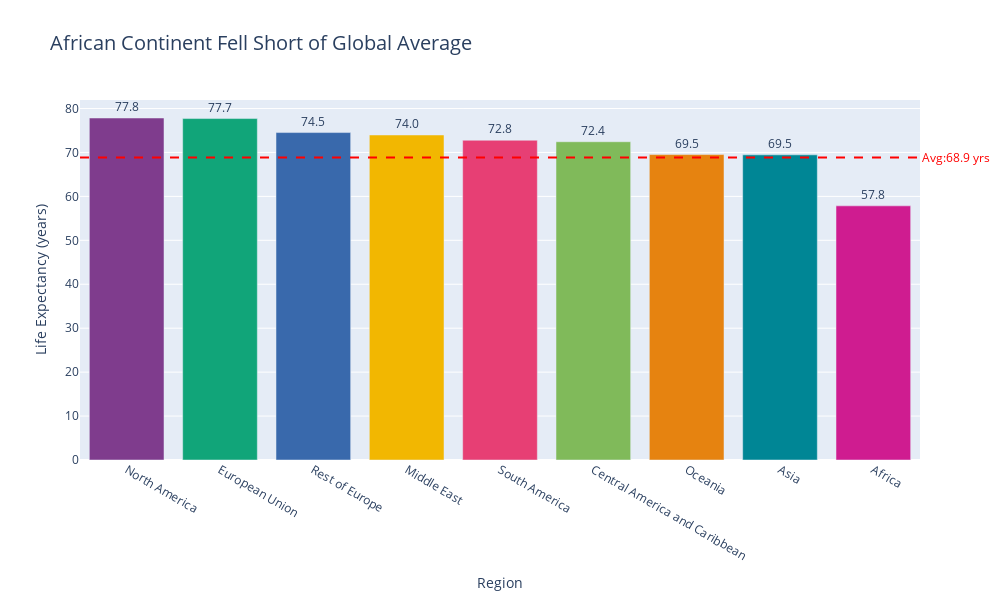

Notebook code cell kept with this figure:
### Code cell
fig = px.bar(
    top_reg,
    x="Region",
    y="Life_expectancy",
    color="Region",                
    color_discrete_sequence=px.colors.qualitative.Bold, 
    text="Life_expectancy",        
    title="African Continent Fell Short of Global Average",
    labels={"Life_expectancy": "Life Expectancy (years)"}
)


fig.add_hline(
    y=avg_life,
    line_dash="dash",
    line_color="red",
    annotation_text=f"Avg:{round(avg_life,1)} yrs",
    annotation_position="right",   
    annotation_font_color="red",
    annotation=dict(xref="paper") 
)


fig.update_traces(texttemplate="%{text:.1f}", textposition="outside")


fig.update_layout(
    width=1000,
    height=600,
    showlegend=False,   
    yaxis_title="Life Expectancy (years)",
    xaxis_title="Region",
    title_font_size=20
)

fig.show()

### Figure 1 — Plotly figure (JSON) as saved in the notebook; plotly's stock layout.template omitted (floating-point values rounded to 4 significant figures)
{"data": [{"hovertemplate": "Region=%{x}<br>Life Expectancy (years)=%{text}<extra></extra>", "legendgroup": "North America", "marker": {"color": "rgb(127, 60, 141)", "pattern": {"shape": ""}}, "name": "North America", "orientation": "v", "showlegend": true, "text": [77.84], "textposition": "outside", "texttemplate": "%{text:.1f}", "type": "bar", "x": ["North America"], "xaxis": "x", "y": [77.84], "yaxis": "y"}, {"hovertemplate": "Region=%{x}<br>Life Expectancy (years)=%{text}<extra></extra>", "legendgroup": "European Union", "marker": {"color": "rgb(17, 165, 121)", "pattern": {"shape": ""}}, "name": "European Union", "orientation": "v", "showlegend": true, "text": [77.72], "textposition": "outside", "texttemplate": "%{text:.1f}", "type": "bar", "x": ["European Union"], "xaxis": "x", "y": [77.72], "yaxis": "y"}, {"hovertemplate": "Region=%{x}<br>Life Expectancy (years)=%{text}<extra></extra>", "legendgroup": "Rest of Europe", "marker": {"color": "rgb(57, 105, 172)", "pattern": {"shape": ""}}, "name": "Rest of Europe", "orientation": "v", "showlegend": true, "text": [74.53], "textposition": "outside", "texttemplate": "%{text:.1f}", "type": "bar", "x": ["Rest of Europe"], "xaxis": "x", "y": [74.53], "yaxis": "y"}, {"hovertemplate": "Region=%{x}<br>Life Expectancy (years)=%{text}<extra></extra>", "legendgroup": "Middle East", "marker": {"color": "rgb(242, 183, 1)", "pattern": {"shape": ""}}, "name": "Middle East", "orientation": "v", "showlegend": true, "text": [73.98], "textposition": "outside", "texttemplate": "%{text:.1f}", "type": "bar", "x": ["Middle East"], "xaxis": "x", "y": [73.98], "yaxis": "y"}, {"hovertemplate": "Region=%{x}<br>Life Expectancy (years)=%{text}<extra></extra>", "legendgroup": "South America", "marker": {"color": "rgb(231, 63, 116)", "pattern": {"shape": ""}}, "name": "South America", "orientation": "v", "showlegend": true, "text": [72.78], "textposition": "outside", "texttemplate": "%{text:.1f}", "type": "bar", "x": ["South America"], "xaxis": "x", "y": [72.78], "yaxis": "y"}, {"hovertemplate": "Region=%{x}<br>Life Expectancy (years)=%{text}<extra></extra>", "legendgroup": "Central America and Caribbean", "marker": {"color": "rgb(128, 186, 90)", "pattern": {"shape": ""}}, "name": "Central America and Caribbean", "orientation": "v", "showlegend": true, "text": [72.44], "textposition": "outside", "texttemplate": "%{text:.1f}", "type": "bar", "x": ["Central America and Caribbean"], "xaxis": "x", "y": [72.44], "yaxis": "y"}, {"hovertemplate": "Region=%{x}<br>Life Expectancy (years)=%{text}<extra></extra>", "legendgroup": "Oceania", "marker": {"color": "rgb(230, 131, 16)", "pattern": {"shape": ""}}, "name": "Oceania", "orientation": "v", "showlegend": true, "text": [69.52], "textposition": "outside", "texttemplate": "%{text:.1f}", "type": "bar", "x": ["Oceania"], "xaxis": "x", "y": [69.52], "yaxis": "y"}, {"hovertemplate": "Region=%{x}<br>Life Expectancy (years)=%{text}<extra></extra>", "legendgroup": "Asia", "marker": {"color": "rgb(0, 134, 149)", "pattern": {"shape": ""}}, "name": "Asia", "orientation": "v", "showlegend": true, "text": [69.45], "textposition": "outside", "texttemplate": "%{text:.1f}", "type": "bar", "x": ["Asia"], "xaxis": "x", "y": [69.45], "yaxis": "y"}, {"hovertemplate": "Region=%{x}<br>Life Expectancy (years)=%{text}<extra></extra>", "legendgroup": "Africa", "marker": {"color": "rgb(207, 28, 144)", "pattern": {"shape": ""}}, "name": "Africa", "orientation": "v", "showlegend": true, "text": [57.85], "textposition": "outside", "texttemplate": "%{text:.1f}", "type": "bar", "x": ["Africa"], "xaxis": "x", "y": [57.85], "yaxis": "y"}], "layout": {"annotations": [{"font": {"color": "red"}, "showarrow": false, "text": "Avg:68.9 yrs", "x": 1, "xanchor": "left", "xref": "x domain", "y": 68.86, "yanchor": "middle", "yref": "y"}], "barmode": "relative", "height": 600, "legend": {"title": {"text": "Region"}, "tracegroupgap": 0}, "shapes": [{"line": {"color": "red", "dash": "dash"}, "type": "line", "x0": 0, "x1": 1, "xref": "x domain", "y0": 68.86, "y1": 68.86, "yref": "y"}], "showlegend": false, "title": {"font": {"size": 20}, "text": "African Continent Fell Short of Global Average"}, "width": 1000, "xaxis": {"anchor": "y", "autorange": true, "categoryarray": ["North America", "European Union", "Rest of Europe", "Middle East", "South America", "Central America and Caribbean", "Oceania", "Asia", "Africa"], "categoryorder": "array", "domain": [0, 1], "range": [-0.5, 8.5], "title": {"text": "Region"}, "type": "category"}, "yaxis": {"anchor": "x", "autorange": true, "domain": [0, 1], "range": [0, 81.94], "title": {"text": "Life Expectancy (years)"}, "type": "linear"}}}
